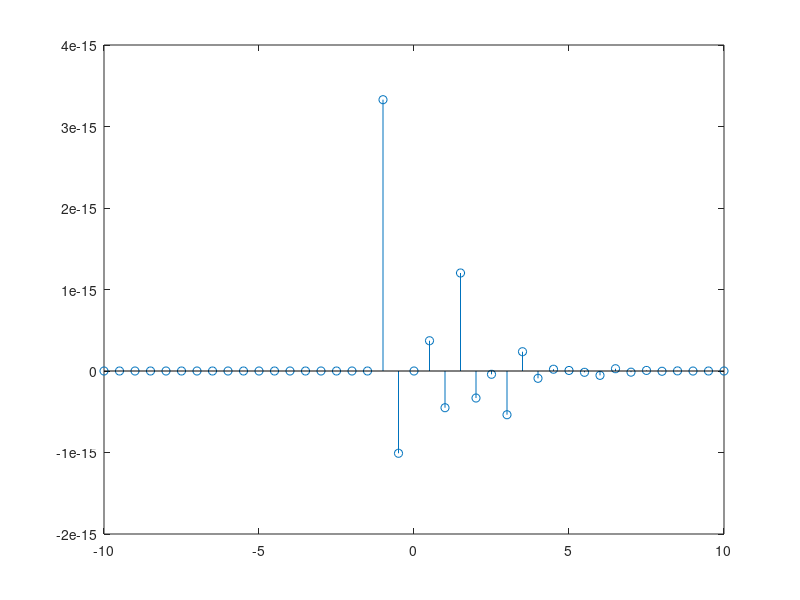

MATLAB code for this plot:
%%% generating and plotting more complex function

function siggraph
clear all
clf
t=-10:.5:10;
y=exp(-t).*sin(10*pi*t).* ustep(t+1); % .* is used to mean element by element multiplication, while * is used for matrix multiplication

stem(t,y); % discrete plot of the function y, can use plot(t,y) to make continuous plot







%%% unit step function, 
% y=ustep(t) = 1 ; t>=0 
% y=ustep(t) = 0 ; t<0 
% t can be matrix or scalar


function y=ustep(t)
y=(t>=0) % (t>=0) returns 1 (true) if t>=0, elase returns a 0 (false)



%%%%%%% Can plot the unit step function as follows:
% t= -5:0.1:5     % generates numbers from -5 to 5 in increments of 0.1
% y=ustep(t)
% plot(t,y)





